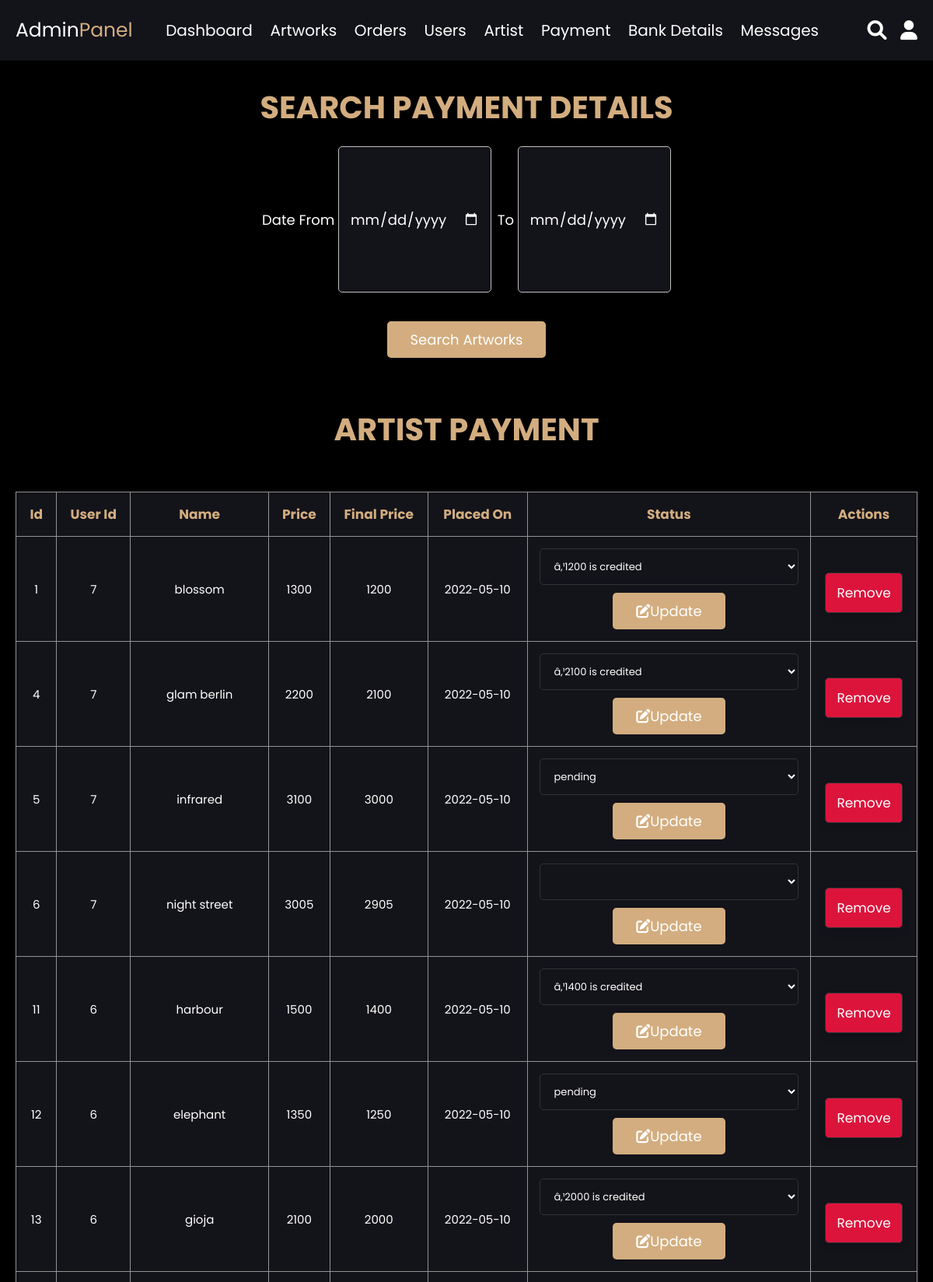
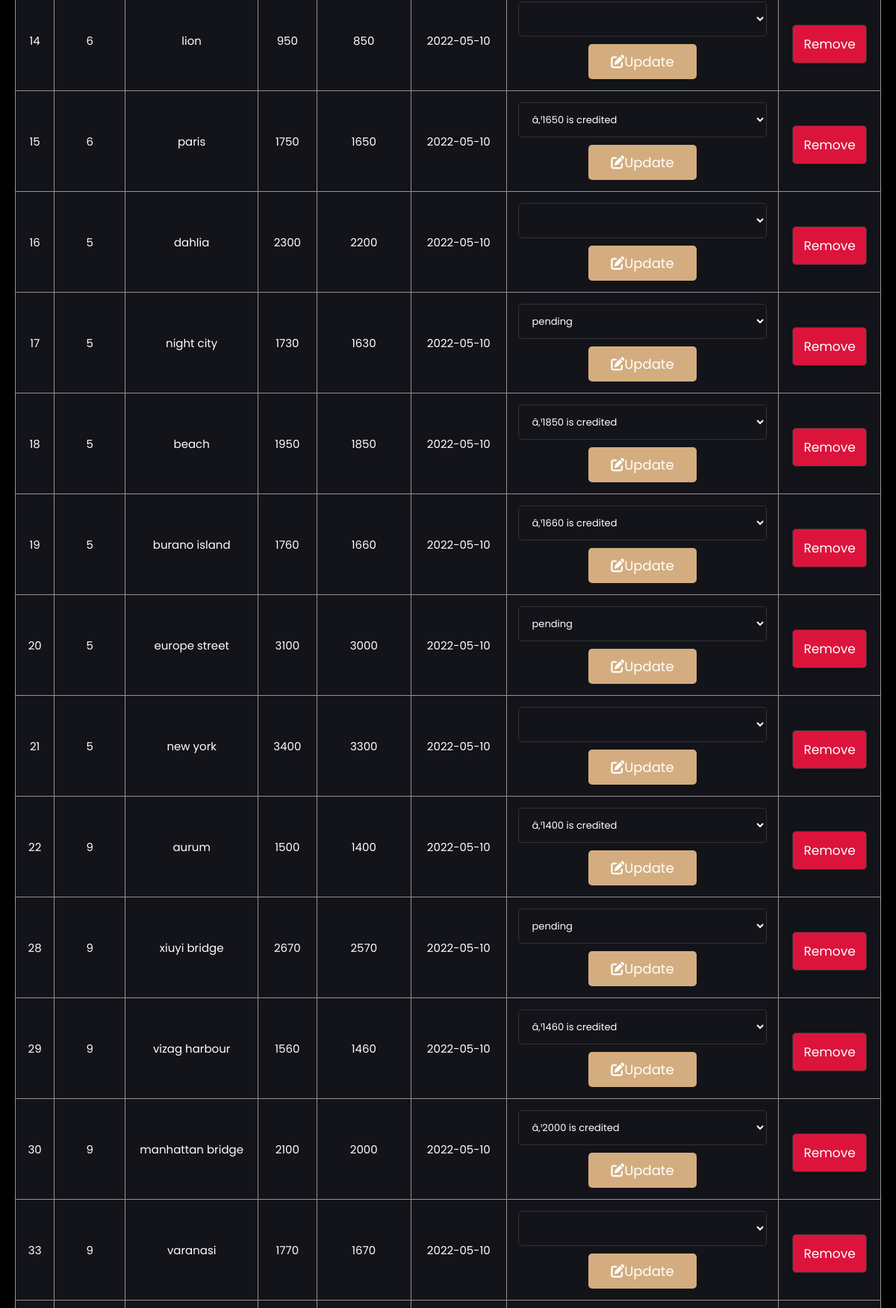
/admin_artist_payment.php (signed in, upper part), run on the app's committed database (2 pictures, top to bottom).
### tables this page shows
CREATE TABLE `artist_payment` (
  `id` int(100) NOT NULL,
  `user_id` int(100) NOT NULL,
  `name` varchar(30) NOT NULL,
  `final_price` int(100) NOT NULL,
  `status` varchar(100) NOT NULL,
  `placed_on` date NOT NULL
);

CREATE TABLE `products` (
  `id` int(100) NOT NULL,
  `user_id` int(100) NOT NULL,
  `name` varchar(50) NOT NULL,
  `artist_name` varchar(100) NOT NULL,
  `art_type` varchar(255) NOT NULL,
  `price` varchar(100) NOT NULL,
  `image` varchar(255) NOT NULL,
  `theme` varchar(255) NOT NULL,
  `length` int(100) NOT NULL,
  `breadth` int(100) NOT NULL,
  `description` varchar(100) NOT NULL,
  `placed_on` date NOT NULL
);

### admin_artist_payment.php (the view, shortened to what this page needs)
<?php
include 'connection.php';
?>
<html>
<head>
</head>
<body style="background-color: black">
<?php include 'admin_header.php'; ?>
<center>
<section id="remove" class="orders">
   <h1 class="title">Search payment details</h1>
   <form action="search_payment.php" method="post">
      <label>Date From <input type="date" name="startDate">&nbsp;</label>
      <label>To <input type="date" name = "endDate"><br><br></label>
      <input type="submit" name="search" class="btn" value="search artworks"><br><br><br>
   </form>
</center>
<h1 class="title"><span>artist payment</h1>
<section class="user-table">
   <table>
      <thead>
         <th>id</th>
         <th>user id</th>
         <th>name</th>
         <th>price</th>
         <th>final price</th>
         <th>placed on</th>
         <th>status</th>
         <th id="remove">actions</th>
      </thead>
      <tbody>
         <?php
            $res = mysqli_query($conn, "SELECT a.id,a.user_id,p.name,p.price,a.final_price,a.placed_on,a.status FROM artist_payment a INNER JOIN products p ON a.name=p.name") or die('query failed');
            if(mysqli_num_rows($res) > 0){
               while($row = mysqli_fetch_assoc($res)){
         ?>
         <tr>
            <td><?php echo $row['id']; ?></td>
            <td><?php echo $row['user_id']; ?></td>
            <td><?php echo $row['name']; ?></td>
            <td><?php echo $row['price']; ?></td>
            <td><?php echo $row['final_price']; ?></td>
            <td><?php echo $row['placed_on']; ?></td>
            <td>
            <form action="admin_artist_payment.php" method="post">
            <select name="update_payment">
               <option value="" selected disabled><?php echo $row['status']; ?></option>
               <option value="₹<?php echo $row['final_price']?> is credited">credited</option>
            </select>
            <button id="remove" type="submit" name="update" class="btn"><i class="fas fa-edit"></i>update<button>
               </form>
            </td>
            <td id="remove">
               <a id="remove" href="admin_artist_payment.php?delete=<?php echo $row['id']; ?>" class="btnn" onclick="return confirm('remove this payment?');"> remove</a>
            </td>
         </tr>
         <?php
            };
            }else{
               echo '<p class="empty">no payment yet!</p>';
            };
         ?>
      </tbody>
   </table>
</section>
</body>
</html>

### admin_css.css (style rules this page uses)
* { font-family: 'Poppins', sans-serif; margin:0; padding:0; box-sizing: border-box; outline: none; border:none; text-decoration: none; transition:all .2s linear; }
label { font-size:1.8rem; color:#fff; }
html { font-size: 62.5%; overflow-x: hidden; }
body { background-color: #13131a; }
section { padding:3rem 2rem; }
.title { text-align: center; margin-bottom: 2rem; text-transform: uppercase; color: #d3ad7f; font-size: 4rem; }
.user-table table { width: 100%; text-align: center; border:.1rem solid #949292; border-collapse: collapse; }
.user-table table thead th { padding:1.5rem; font-size: 5rem; background-color: #13131a; color:#d3ad7f; text-transform: capitalize; border:.1rem solid #949292; }
.user-table table td { padding:1.5rem; font-size: 2.5rem; color:#fff; background-color: #13131a; border:.1rem solid #949292; }
.btnn, .update-btn { margin-top: 1rem; display: inline-block; padding:.9rem 3rem; font-size: 1.7rem; color:#fff; text-transform: capitalize; background: #dc143c; cursor: pointer; border:.1rem solid #333; box-shadow: 0 .5rem 1rem rgba(0,0,0,.1); border-radius: .5rem; padding:1.2rem 1.4rem; }
.btn, .option-btn, .delete-btn, .white-btn { display: inline-block; margin-top: 1rem; padding:1rem 3rem; cursor: pointer; color:#fff; font-size: 1.8rem; border-radius: .5rem; text-transform: capitalize; }
.white-btn, .btn { background-color: #d3ad7f;; }
.user-table table td form select { border-radius: .5rem; width: 100%; background-color: #13131a; border:.1rem solid #333; padding:1.2rem 1.4rem; font-size: 1.3rem; color: #fff; }
.orders input[type="date"] { background-color:#13131a; color: #fff; width: 17%; height: 5%; border:.1rem solid rgb(194, 190, 190); box-shadow: 0 .5rem 1rem rgba(0,0,0,.1); border-radius: .5rem; padding:1.2rem 1.4rem; font-size: 1.8rem; }
.user-table table { width: 100%; text-align: center; }
.user-table table thead th { padding:1.5rem; font-size: 1.7rem; background-color: #13131a; color:#d3ad7f; text-transform: capitalize; }
.user-table table td { font-size: 1.5rem; color:#fff; background-color: #13131a; }

### css.css (style rules this page uses)
.orders input[type="date"] { background-color:#13131a; color: #fff; width: 17%; height: 5%; border:.1rem solid rgb(194, 190, 190); box-shadow: 0 .5rem 1rem rgba(0,0,0,.1); border-radius: .5rem; padding:1.2rem 1.4rem; font-size: 1.8rem; }
label { font-size:1.8rem; color:#fff; }

### data on the page
artist_payment: id "1", user "7", products.name "blossom", products.price "1300", final_price "1200", placed_on "2022-05-10", update_payment "â‚¹1200 is credited"
artist_payment: id "4", user "7", products.name "glam berlin", products.price "2200", final_price "2100", placed_on "2022-05-10", update_payment "â‚¹2100 is credited"
artist_payment: id "5", user "7", products.name "infrared", products.price "3100", final_price "3000", placed_on "2022-05-10", update_payment "pending"
artist_payment: id "6", user "7", products.name "night street", products.price "3005", final_price "2905", placed_on "2022-05-10"
artist_payment: id "11", user "6", products.name "harbour", products.price "1500", final_price "1400", placed_on "2022-05-10", update_payment "â‚¹1400 is credited"
artist_payment: id "12", user "6", products.name "elephant", products.price "1350", final_price "1250", placed_on "2022-05-10", update_payment "pending"
artist_payment: id "13", user "6", products.name "gioja", products.price "2100", final_price "2000", placed_on "2022-05-10", update_payment "â‚¹2000 is credited"
artist_payment: id "14", user "6", products.name "lion", products.price "950", final_price "850", placed_on "2022-05-10"
artist_payment: id "15", user "6", products.name "paris", products.price "1750", final_price "1650", placed_on "2022-05-10", update_payment "â‚¹1650 is credited"
artist_payment: id "16", user "5", products.name "dahlia", products.price "2300", final_price "2200", placed_on "2022-05-10"
artist_payment: id "17", user "5", products.name "night city", products.price "1730", final_price "1630", placed_on "2022-05-10", update_payment "pending"
artist_payment: id "18", user "5", products.name "beach", products.price "1950", final_price "1850", placed_on "2022-05-10", update_payment "â‚¹1850 is credited"
artist_payment: id "19", user "5", products.name "burano island", products.price "1760", final_price "1660", placed_on "2022-05-10", update_payment "â‚¹1660 is credited"
artist_payment: id "20", user "5", products.name "europe street", products.price "3100", final_price "3000", placed_on "2022-05-10", update_payment "pending"
artist_payment: id "21", user "5", products.name "new york", products.price "3400", final_price "3300", placed_on "2022-05-10"
artist_payment: id "22", user "9", products.name "aurum", products.price "1500", final_price "1400", placed_on "2022-05-10", update_payment "â‚¹1400 is credited"
artist_payment: id "28", user "9", products.name "xiuyi bridge", products.price "2670", final_price "2570", placed_on "2022-05-10", update_payment "pending"
artist_payment: id "29", user "9", products.name "vizag harbour", products.price "1560", final_price "1460", placed_on "2022-05-10", update_payment "â‚¹1460 is credited"
artist_payment: id "30", user "9", products.name "manhattan bridge", products.price "2100", final_price "2000", placed_on "2022-05-10", update_payment "â‚¹2000 is credited"
artist_payment: id "33", user "9", products.name "varanasi", products.price "1770", final_price "1670", placed_on "2022-05-10"
